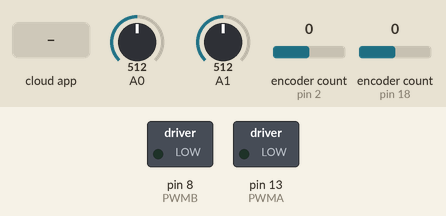
Simulated run of this sketch. Board: Arduino Uno, built with avr-gcc and run on an emulated ATmega328P. Parts: switched loads named in the sketch (green lamp = pin HIGH). The inputs (shaded band) are chosen by the test bench; at power-on: A0 = 512, A1 = 512, encoder count (sensors on pin 2, pin 18) 0. The ROS host is connected and sends only what is stated.

Above: at 1.2 s.
1.3 s: the phone or cloud app sets linear.x to 100
At 2.1 s:
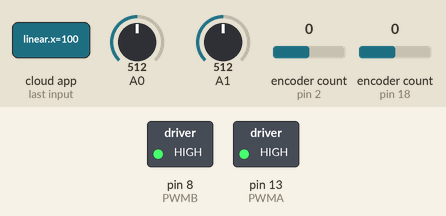
2.8 s: the phone or cloud app sets linear.x to -100
At 3.3 s:
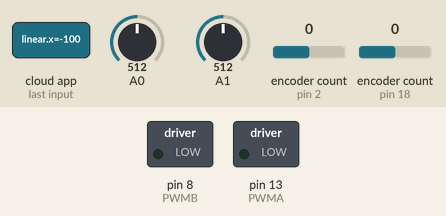
Timing chart, 0 to 5.8 s (numbered marks = the images above; inputs shaded):
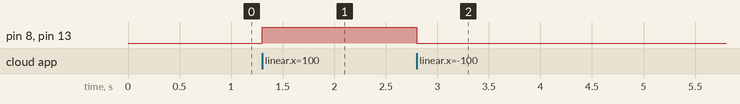

Measured:
- after the input at 1.3 s, pin 8 (PWMB), pin 13 (PWMA): LOW → HIGH at once
- after the input at 2.8 s, pin 8 (PWMB), pin 13 (PWMA): HIGH → LOW at once

The sketch:

final_1_.ino
```cpp
#define AIN1 11
#define AIN2 12
#define PWMA 13
#define LOUTA 2
#define LOUTB 3
//Right motor pin map
#define BIN1 10
#define BIN2 9
#define PWMB 8
#define ROUTA 19
#define ROUTB 18
#define LED	6
//Sensor
#define SENSORL A0
#define SENSORR A1
#define LDR     A2

#include <math.h>
#include <Encoder.h>
#include <ros.h>
#include <ros/time.h>
#include <tf/tf.h>
#include <tf/transform_broadcaster.h>
#include <std_msgs/Bool.h>
#include <std_msgs/UInt16.h>
#include <std_msgs/UInt8MultiArray.h>
#include <geometry_msgs/Twist.h>
#include <geometry_msgs/Pose2D.h>
#include <std_msgs/String.h>
#include <Adafruit_NeoPixel.h>

unsigned long rosSync=0;
unsigned int pub_frequency=200;  // in ms   |  5hz = 200ms
const volatile float r = 1.6  / 100.0;  //radius of the wheel
const volatile float b = 9.0 / 100.0;  //distance at base of the wheel
const float    c = 3575.04;  //encoder resolution (pulses per resolution)
const float    D = 2.0* M_PI*r/c; //linear wheel displacement for one pulse
volatile int nl_pulse,nr_pulse =0;  // number of pulse of last orientation
float w_right,w_left;
float x = 0 ,y = 0 ,theta = 0 ;
int oldLeft = 0,oldRight = 0; //old number of pulse
int newLeft = 0,newRight = 0; //current number of pulse

/* Global struct */
struct {
  byte led_R = 0;
  byte led_G = 0;
  byte led_B = 0;
  float pose_x = 0.0;
  float pose_y = 0.0;
  float pose_theta = 0.0;
  float initial_pose_x = 0.0;
  float initial_pose_y = 0.0;
  float initial_pose_theta = 0.0;
  float vel_x = 0.0;
  float vel_w = 0.0;
  boolean rumble_flag = true;
} robot;

/*Create note*/
ros::NodeHandle  nh;

/* TF http://wiki.ros.org/tf */
geometry_msgs::TransformStamped t;
geometry_msgs::Pose2D p;
tf::TransformBroadcaster broadcaster;

/* Publishers */
std_msgs::String debug_msg;
std_msgs::UInt16 IR_sensor1;
std_msgs::UInt16 IR_sensor2;
std_msgs::UInt16 ldr_val;
ros::Publisher ir1("/groupJ/IR_sensor1",&IR_sensor1);
ros::Publisher ir2("/groupJ/IR_sensor2",&IR_sensor2);
ros::Publisher ldr("/groupJ/ldr",&ldr_val);
ros::Publisher pose("/groupJ/odom",&p);
// Just for debug, once the serial port is busy with the ROS serial interface
ros::Publisher pub_debug("/groupJ/arduino_debug", &debug_msg);

/* Encoder */
Encoder encL(LOUTA,LOUTB);
Encoder encR(ROUTB,ROUTA);

/*LED*/
Adafruit_NeoPixel pixels = Adafruit_NeoPixel(0, LED, NEO_GRB + NEO_KHZ800);

void twistRB( const geometry_msgs::Twist &cmd_vel )
{
  //Controlled by kinematics
  robot.vel_x = cmd_vel.linear.x;
  robot.vel_w = cmd_vel.angular.z;
}

void rgbLED( const std_msgs::UInt8MultiArray &rgb_led)
{
  //  RGB LED
  robot.led_R = rgb_led.data[0];
  robot.led_G = rgb_led.data[1];
  robot.led_B = rgb_led.data[2];
}
void pose2D( const geometry_msgs::Pose2D &ini_pose)
{
  // Initial position
  robot.pose_x = ini_pose.x;
  robot.pose_y = ini_pose.y;
  robot.pose_theta = ini_pose.theta;
}
void letsRumble(const std_msgs::Bool &let_rum)
{
  //
  robot.rumble_flag = let_rum.data;
}


ros::Subscriber<geometry_msgs::Twist> sub_cmd("/groupJ/cmd_vel", &twistRB);
ros::Subscriber<std_msgs::UInt8MultiArray> sub_rgb("/groupJ/RGB_led", &rgbLED);
ros::Subscriber<geometry_msgs::Pose2D> sub_ini("/groupJ/initial_pose", &pose2D);
ros::Subscriber<std_msgs::Bool> sub_rum("/lets_rumble", &letsRumble);


void setup()
{
  nh.initNode();

  /* init tf */
  broadcaster.init(nh);

  /* init pub */
  nh.advertise(ir1);
  nh.advertise(ir2);
  nh.advertise(pose);
  nh.advertise(pub_debug);  // Just for debug, once the serial port is busy with the ROS serial interface
  nh.advertise(ldr);
  nh.subscribe(sub_cmd);
  nh.subscribe(sub_rgb);
  nh.subscribe(sub_ini);
  nh.subscribe(sub_rum);
  pixels.begin();
}

void loop()
{


 if(robot.rumble_flag){     // The flag rumble published from pc/rpi side, will enable or disable the main routine

    nl_pulse = newLeft - oldLeft;
    nr_pulse = newRight - oldRight;

    oldLeft  = newLeft;
    oldRight = newRight;
    /* Your robot routines here */
    Kinematics_Update();
    Odometry_Update(nl_pulse,nr_pulse);
    newLeft = encL.read();
    newRight= encR.read();
   MotorMotion(w_left,w_right);
    /*sensor update*/
    IR_sensor1.data = sensor(0);
    IR_sensor2.data = sensor(1);

    /*Robot Position*/
    p.x = robot.pose_x;
    p.y = robot.pose_y;
    p.theta = robot.pose_theta;

    // TF, this will be needed for Rviz animation during the final contest. more info http://wiki.ros.org/tf
    t.header.frame_id = "/groupJ/odom";
    t.child_frame_id = "/base_link";
    t.transform.translation.x = robot.pose_x; // in meters | Pose x calculated in odometry expressions
    t.transform.translation.y = robot.pose_y; // in meters | Pose x calculated in odometry expressions
    t.transform.rotation = tf::createQuaternionFromYaw(robot.pose_theta);// createQuaternionFromYaw() convert radians to quaternions | theta in radians | orientation calculated in odometry expressions
    t.header.stamp = nh.now();  // Just to get the time of the sample
//    pixels.setPixelColor(0,robot.led_R,robot.led_G,robot.led_B);
//    pixels.show();


 }


 if(millis()-rosSync > pub_frequency){  // Just publish only at 5hz, every 200ms
    rosSync=millis();

    ir1.publish(&IR_sensor1);
    ir2.publish(&IR_sensor2);
    pose.publish(&p);

    /* Just for debug, once the serial po  Odometry_Update(nl_pulse,nr_pulse);
  newLeft = encL.read();
  newRight= encR.read();
rt is busy with the ROS serial interface */
//    char final_array[40];
//    String str1 = String(robot.initial_pose_x,2);
//    String str2 = String(robot.initial_pose_y,2);
//    String str3 = String(robot.initial_pose_theta,2);
//    String str4 = String(robot.led_R);
//    String str5 = String(robot.led_G);
//    String str6 = String(robot.led_B);
//    String str7 = String(robot.vel_x,2);
//    String str8 = String(robot.vel_w,2);
//    String str9 = String(robot.rumble_flag);
//    String final_str = str1+','+str2+','+str3+','+str4+','+str5+','+str6+','+str7+','+str8+','+str9;
//    final_str.toCharArray(final_array, 40);
//    debug_msg.data = final_array;
//    pub_debug.publish( &debug_msg );
    /* --------------------------------------------------------------------------- */


  }
  nh.spinOnce();   // update available publish msg to ros pc/rpi side

}

  //Update Odometry system
void Odometry_Update(int left, int right)
{
  float d_left = left * D;          //Distance travelled left
  float d_right = right * D;          //Distance travelled right
  float d   = (d_right + d_left)/2.0;     //Distance travelled of the robot
  robot.pose_theta = robot.pose_theta + (d_right - d_left)/2.0;    //New theta
  robot.pose_x = robot.pose_x + d * cos(robot.pose_theta);           //New x
  robot.pose_y = robot.pose_y + d * sin(robot.pose_theta);           //New y
}


//Update the kinematic
void Kinematics_Update()
{
  w_left = (robot.vel_x - b * robot.vel_w/2.0)*c/(r*2*M_PI);
  w_right = (robot.vel_x + robot.vel_w * b/2.0)*c/(r*2*M_PI);

}


//Sensor reading
uint16_t sensor(int pin){
  float dis_vol = (analogRead(pin)/1024.0) *5.0;
  float dis_mm = 155.4 * exp(-2.597*dis_vol)+ 22.67*exp (-0.379*dis_vol);
  if ( dis_mm >= 80 ){
    dis_mm = 80;
  }

  return (uint16_t)dis_mm;
}


//Motor Motion
void MotorMotion(float Vr, float Vl){
  float speed_left,speed_right;
  float kp_left  = (100.0*13.0/(26.0*1000.0));
  float kp_right = (100.0*13.0/(25.9*1000.0));

  if(Vl > 0)
  {
    digitalWrite(AIN1,LOW);
    digitalWrite(AIN2,HIGH);
  }
  else if(Vl < 0)
  {
    digitalWrite(AIN1,HIGH);
    digitalWrite(AIN2,LOW);
  }
  else
  {
    digitalWrite(AIN1,LOW);
    digitalWrite(AIN2,LOW);
  }

  speed_left =  kp_left*Vl;
  if(speed_left > 255.0){
    speed_left = 255.0;
  }
  analogWrite(PWMA,speed_left);
  //analogWrite(PWMA,abs(Vl));
  if(Vr > 0)
  {
    digitalWrite(BIN1,HIGH);
    digitalWrite(BIN2,LOW);
  }
  else if(Vr < 0)
  {
    digitalWrite(BIN1,LOW);
    digitalWrite(BIN2,HIGH);
  }
  else
  {
    digitalWrite(BIN1,LOW);
    digitalWrite(BIN2,LOW);
  }
  speed_right = kp_right*Vr;
  if(speed_right > 255.0){
    speed_right = 255.0;
  }
  analogWrite(PWMB,speed_right);
}

float ldr_per(int pin){
   return float(analogRead(LDR)) * 100.0 / 1023.0;
}
```
